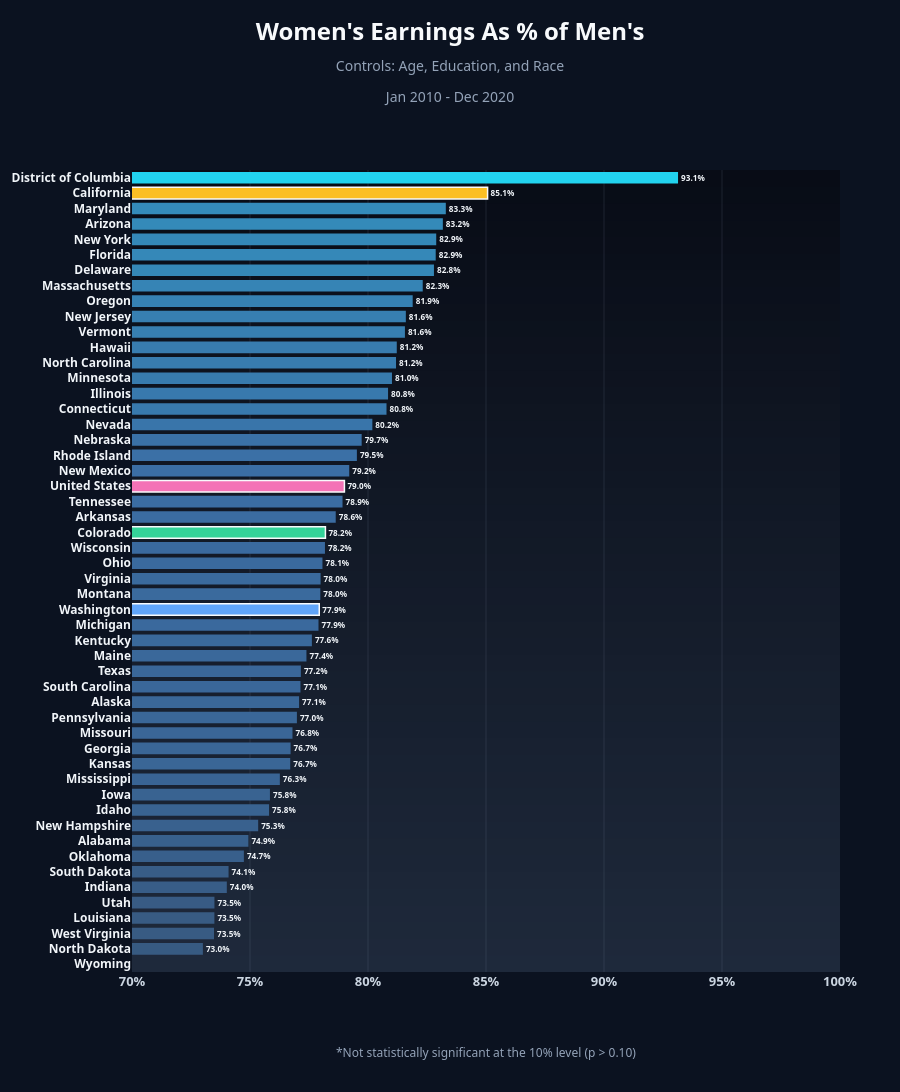

The notebook cell this image was saved under:
### Code cell
fig = plot_state_bars(ranking_no_ind, 'Pre_EPEWA_Gap', 'female_pval', "Women's Earnings As % of Men's",
                      "Age, Education, and Race", PRE_PERIOD, [0.7, 1], save_as="states_pre_gap_no_industry")

### Figure 1 — Plotly figure (JSON) as saved in the notebook; plotly's stock layout.template omitted (floating-point values rounded to 4 significant figures)
{"data": [{"cliponaxis": false, "hovertemplate": "%{y}: %{text}<extra></extra>", "marker": {"color": ["rgb(51, 65, 85)", "rgb(55, 90, 129)", "rgb(56, 91, 131)", "rgb(56, 91, 131)", "rgb(56, 91, 132)", "rgb(56, 93, 135)", "rgb(56, 93, 135)", "rgb(56, 95, 139)", "rgb(56, 96, 140)", "rgb(57, 97, 142)", "rgb(57, 99, 145)", "rgb(57, 99, 145)", "rgb(57, 100, 148)", "rgb(58, 102, 150)", "rgb(58, 102, 150)", "rgb(58, 102, 151)", "rgb(58, 103, 152)", "rgb(58, 103, 152)", "rgb(58, 103, 153)", "rgb(58, 103, 153)", "rgb(58, 104, 154)", "rgb(58, 105, 155)", "rgb(58, 105, 157)", "#60a5fa", "rgb(58, 106, 157)", "rgb(58, 106, 157)", "rgb(58, 106, 158)", "rgb(58, 106, 159)", "#34d399", "rgb(59, 108, 161)", "rgb(59, 109, 163)", "#f472b6", "rgb(59, 110, 165)", "rgb(59, 112, 166)", "rgb(58, 113, 167)", "rgb(57, 117, 170)", "rgb(56, 121, 173)", "rgb(56, 121, 173)", "rgb(56, 123, 174)", "rgb(56, 124, 175)", "rgb(56, 124, 175)", "rgb(55, 127, 177)", "rgb(55, 127, 177)", "rgb(54, 129, 179)", "rgb(54, 132, 181)", "rgb(53, 136, 183)", "rgb(53, 136, 184)", "rgb(52, 136, 184)", "rgb(52, 138, 185)", "rgb(52, 139, 186)", "#fbbf24", "rgb(34, 211, 238)"], "line": {"color": ["rgba(0,0,0,0)", "rgba(0,0,0,0)", "rgba(0,0,0,0)", "rgba(0,0,0,0)", "rgba(0,0,0,0)", "rgba(0,0,0,0)", "rgba(0,0,0,0)", "rgba(0,0,0,0)", "rgba(0,0,0,0)", "rgba(0,0,0,0)", "rgba(0,0,0,0)", "rgba(0,0,0,0)", "rgba(0,0,0,0)", "rgba(0,0,0,0)", "rgba(0,0,0,0)", "rgba(0,0,0,0)", "rgba(0,0,0,0)", "rgba(0,0,0,0)", "rgba(0,0,0,0)", "rgba(0,0,0,0)", "rgba(0,0,0,0)", "rgba(0,0,0,0)", "rgba(0,0,0,0)", "#f8fafc", "rgba(0,0,0,0)", "rgba(0,0,0,0)", "rgba(0,0,0,0)", "rgba(0,0,0,0)", "#f8fafc", "rgba(0,0,0,0)", "rgba(0,0,0,0)", "#f8fafc", "rgba(0,0,0,0)", "rgba(0,0,0,0)", "rgba(0,0,0,0)", "rgba(0,0,0,0)", "rgba(0,0,0,0)", "rgba(0,0,0,0)", "rgba(0,0,0,0)", "rgba(0,0,0,0)", "rgba(0,0,0,0)", "rgba(0,0,0,0)", "rgba(0,0,0,0)", "rgba(0,0,0,0)", "rgba(0,0,0,0)", "rgba(0,0,0,0)", "rgba(0,0,0,0)", "rgba(0,0,0,0)", "rgba(0,0,0,0)", "rgba(0,0,0,0)", "#f8fafc", "rgba(0,0,0,0)"], "width": 1.5}}, "orientation": "h", "text": ["<b>65.4%</b>", "<b>73.0%</b>", "<b>73.5%</b>", "<b>73.5%</b>", "<b>73.5%</b>", "<b>74.0%</b>", "<b>74.1%</b>", "<b>74.7%</b>", "<b>74.9%</b>", "<b>75.3%</b>", "<b>75.8%</b>", "<b>75.8%</b>", "<b>76.3%</b>", "<b>76.7%</b>", "<b>76.7%</b>", "<b>76.8%</b>", "<b>77.0%</b>", "<b>77.1%</b>", "<b>77.1%</b>", "<b>77.2%</b>", "<b>77.4%</b>", "<b>77.6%</b>", "<b>77.9%</b>", "<b>77.9%</b>", "<b>78.0%</b>", "<b>78.0%</b>", "<b>78.1%</b>", "<b>78.2%</b>", "<b>78.2%</b>", "<b>78.6%</b>", "<b>78.9%</b>", "<b>79.0%</b>", "<b>79.2%</b>", "<b>79.5%</b>", "<b>79.7%</b>", "<b>80.2%</b>", "<b>80.8%</b>", "<b>80.8%</b>", "<b>81.0%</b>", "<b>81.2%</b>", "<b>81.2%</b>", "<b>81.6%</b>", "<b>81.6%</b>", "<b>81.9%</b>", "<b>82.3%</b>", "<b>82.8%</b>", "<b>82.9%</b>", "<b>82.9%</b>", "<b>83.2%</b>", "<b>83.3%</b>", "<b>85.1%</b>", "<b>93.1%</b>"], "textfont": {"color": "#f1f5f9", "size": 12}, "textposition": "outside", "type": "bar", "x": [0.6544, 0.73, 0.7347, 0.7349, 0.7349, 0.7402, 0.7409, 0.7474, 0.7493, 0.7535, 0.7581, 0.7584, 0.7626, 0.767, 0.7672, 0.768, 0.7699, 0.7708, 0.7714, 0.7716, 0.7739, 0.7762, 0.779, 0.7793, 0.7798, 0.7799, 0.7807, 0.7818, 0.782, 0.7863, 0.7892, 0.79, 0.7921, 0.7953, 0.7973, 0.8018, 0.8078, 0.8085, 0.8102, 0.8119, 0.8122, 0.8156, 0.816, 0.8189, 0.8232, 0.8279, 0.8287, 0.8289, 0.8317, 0.833, 0.8507, 0.9314], "y": ["<b>Wyoming</b>", "<b>North Dakota</b>", "<b>West Virginia</b>", "<b>Louisiana</b>", "<b>Utah</b>", "<b>Indiana</b>", "<b>South Dakota</b>", "<b>Oklahoma</b>", "<b>Alabama</b>", "<b>New Hampshire</b>", "<b>Idaho</b>", "<b>Iowa</b>", "<b>Mississippi</b>", "<b>Kansas</b>", "<b>Georgia</b>", "<b>Missouri</b>", "<b>Pennsylvania</b>", "<b>Alaska</b>", "<b>South Carolina</b>", "<b>Texas</b>", "<b>Maine</b>", "<b>Kentucky</b>", "<b>Michigan</b>", "<b>Washington</b>", "<b>Montana</b>", "<b>Virginia</b>", "<b>Ohio</b>", "<b>Wisconsin</b>", "<b>Colorado</b>", "<b>Arkansas</b>", "<b>Tennessee</b>", "<b>United States</b>", "<b>New Mexico</b>", "<b>Rhode Island</b>", "<b>Nebraska</b>", "<b>Nevada</b>", "<b>Connecticut</b>", "<b>Illinois</b>", "<b>Minnesota</b>", "<b>North Carolina</b>", "<b>Hawaii</b>", "<b>Vermont</b>", "<b>New Jersey</b>", "<b>Oregon</b>", "<b>Massachusetts</b>", "<b>Delaware</b>", "<b>Florida</b>", "<b>New York</b>", "<b>Arizona</b>", "<b>Maryland</b>", "<b>California</b>", "<b>District of Columbia</b>"]}], "layout": {"annotations": [{"font": {"color": "#94a3b8", "size": 12}, "showarrow": false, "text": "*Not statistically significant at the 10% level (p > 0.10)", "x": 0.5, "xref": "paper", "y": 0, "yanchor": "top", "yref": "paper", "yshift": -70}], "bargap": 0.25, "font": {"color": "#cbd5e1", "family": "Bahnschrift, 'Segoe UI Variable Display', 'Segoe UI', Helvetica, Arial, sans-serif"}, "height": 1404, "margin": {"b": 120, "l": 20, "r": 60, "t": 170}, "paper_bgcolor": "#0b1220", "plot_bgcolor": "rgba(0,0,0,0)", "shapes": [{"fillcolor": "rgb(8, 12, 22)", "layer": "below", "line": {"width": 0}, "type": "rect", "x0": 0, "x1": 1, "xref": "paper", "y0": 0, "y1": 1, "yref": "paper"}, {"fillcolor": "rgb(8, 13, 23)", "layer": "below", "line": {"width": 0}, "type": "rect", "x0": 0, "x1": 1, "xref": "paper", "y0": 0, "y1": 0.9792, "yref": "paper"}, {"fillcolor": "rgb(9, 13, 24)", "layer": "below", "line": {"width": 0}, "type": "rect", "x0": 0, "x1": 1, "xref": "paper", "y0": 0, "y1": 0.9583, "yref": "paper"}, {"fillcolor": "rgb(9, 14, 24)", "layer": "below", "line": {"width": 0}, "type": "rect", "x0": 0, "x1": 1, "xref": "paper", "y0": 0, "y1": 0.9375, "yref": "paper"}, {"fillcolor": "rgb(10, 14, 25)", "layer": "below", "line": {"width": 0}, "type": "rect", "x0": 0, "x1": 1, "xref": "paper", "y0": 0, "y1": 0.9167, "yref": "paper"}, {"fillcolor": "rgb(10, 15, 26)", "layer": "below", "line": {"width": 0}, "type": "rect", "x0": 0, "x1": 1, "xref": "paper", "y0": 0, "y1": 0.8958, "yref": "paper"}, {"fillcolor": "rgb(11, 16, 27)", "layer": "below", "line": {"width": 0}, "type": "rect", "x0": 0, "x1": 1, "xref": "paper", "y0": 0, "y1": 0.875, "yref": "paper"}, {"fillcolor": "rgb(11, 16, 28)", "layer": "below", "line": {"width": 0}, "type": "rect", "x0": 0, "x1": 1, "xref": "paper", "y0": 0, "y1": 0.8542, "yref": "paper"}, {"fillcolor": "rgb(12, 17, 28)", "layer": "below", "line": {"width": 0}, "type": "rect", "x0": 0, "x1": 1, "xref": "paper", "y0": 0, "y1": 0.8333, "yref": "paper"}, {"fillcolor": "rgb(12, 18, 29)", "layer": "below", "line": {"width": 0}, "type": "rect", "x0": 0, "x1": 1, "xref": "paper", "y0": 0, "y1": 0.8125, "yref": "paper"}, {"fillcolor": "rgb(13, 18, 30)", "layer": "below", "line": {"width": 0}, "type": "rect", "x0": 0, "x1": 1, "xref": "paper", "y0": 0, "y1": 0.7917, "yref": "paper"}, {"fillcolor": "rgb(13, 19, 31)", "layer": "below", "line": {"width": 0}, "type": "rect", "x0": 0, "x1": 1, "xref": "paper", "y0": 0, "y1": 0.7708, "yref": "paper"}, {"fillcolor": "rgb(14, 19, 31)", "layer": "below", "line": {"width": 0}, "type": "rect", "x0": 0, "x1": 1, "xref": "paper", "y0": 0, "y1": 0.75, "yref": "paper"}, {"fillcolor": "rgb(14, 20, 32)", "layer": "below", "line": {"width": 0}, "type": "rect", "x0": 0, "x1": 1, "xref": "paper", "y0": 0, "y1": 0.7292, "yref": "paper"}, {"fillcolor": "rgb(15, 21, 33)", "layer": "below", "line": {"width": 0}, "type": "rect", "x0": 0, "x1": 1, "xref": "paper", "y0": 0, "y1": 0.7083, "yref": "paper"}, {"fillcolor": "rgb(15, 21, 34)", "layer": "below", "line": {"width": 0}, "type": "rect", "x0": 0, "x1": 1, "xref": "paper", "y0": 0, "y1": 0.6875, "yref": "paper"}, {"fillcolor": "rgb(15, 22, 35)", "layer": "below", "line": {"width": 0}, "type": "rect", "x0": 0, "x1": 1, "xref": "paper", "y0": 0, "y1": 0.6667, "yref": "paper"}, {"fillcolor": "rgb(16, 22, 35)", "layer": "below", "line": {"width": 0}, "type": "rect", "x0": 0, "x1": 1, "xref": "paper", "y0": 0, "y1": 0.6458, "yref": "paper"}, {"fillcolor": "rgb(16, 23, 36)", "layer": "below", "line": {"width": 0}, "type": "rect", "x0": 0, "x1": 1, "xref": "paper", "y0": 0, "y1": 0.625, "yref": "paper"}, {"fillcolor": "rgb(17, 24, 37)", "layer": "below", "line": {"width": 0}, "type": "rect", "x0": 0, "x1": 1, "xref": "paper", "y0": 0, "y1": 0.6042, "yref": "paper"}, {"fillcolor": "rgb(17, 24, 38)", "layer": "below", "line": {"width": 0}, "type": "rect", "x0": 0, "x1": 1, "xref": "paper", "y0": 0, "y1": 0.5833, "yref": "paper"}, {"fillcolor": "rgb(18, 25, 39)", "layer": "below", "line": {"width": 0}, "type": "rect", "x0": 0, "x1": 1, "xref": "paper", "y0": 0, "y1": 0.5625, "yref": "paper"}, {"fillcolor": "rgb(18, 26, 39)", "layer": "below", "line": {"width": 0}, "type": "rect", "x0": 0, "x1": 1, "xref": "paper", "y0": 0, "y1": 0.5417, "yref": "paper"}, {"fillcolor": "rgb(19, 26, 40)", "layer": "below", "line": {"width": 0}, "type": "rect", "x0": 0, "x1": 1, "xref": "paper", "y0": 0, "y1": 0.5208, "yref": "paper"}, {"fillcolor": "rgb(19, 27, 41)", "layer": "below", "line": {"width": 0}, "type": "rect", "x0": 0, "x1": 1, "xref": "paper", "y0": 0, "y1": 0.5, "yref": "paper"}, {"fillcolor": "rgb(20, 27, 42)", "layer": "below", "line": {"width": 0}, "type": "rect", "x0": 0, "x1": 1, "xref": "paper", "y0": 0, "y1": 0.4792, "yref": "paper"}, {"fillcolor": "rgb(20, 28, 42)", "layer": "below", "line": {"width": 0}, "type": "rect", "x0": 0, "x1": 1, "xref": "paper", "y0": 0, "y1": 0.4583, "yref": "paper"}, {"fillcolor": "rgb(21, 29, 43)", "layer": "below", "line": {"width": 0}, "type": "rect", "x0": 0, "x1": 1, "xref": "paper", "y0": 0, "y1": 0.4375, "yref": "paper"}, {"fillcolor": "rgb(21, 29, 44)", "layer": "below", "line": {"width": 0}, "type": "rect", "x0": 0, "x1": 1, "xref": "paper", "y0": 0, "y1": 0.4167, "yref": "paper"}, {"fillcolor": "rgb(22, 30, 45)", "layer": "below", "line": {"width": 0}, "type": "rect", "x0": 0, "x1": 1, "xref": "paper", "y0": 0, "y1": 0.3958, "yref": "paper"}, {"fillcolor": "rgb(22, 31, 46)", "layer": "below", "line": {"width": 0}, "type": "rect", "x0": 0, "x1": 1, "xref": "paper", "y0": 0, "y1": 0.375, "yref": "paper"}, {"fillcolor": "rgb(23, 31, 46)", "layer": "below", "line": {"width": 0}, "type": "rect", "x0": 0, "x1": 1, "xref": "paper", "y0": 0, "y1": 0.3542, "yref": "paper"}, {"fillcolor": "rgb(23, 32, 47)", "layer": "below", "line": {"width": 0}, "type": "rect", "x0": 0, "x1": 1, "xref": "paper", "y0": 0, "y1": 0.3333, "yref": "paper"}, {"fillcolor": "rgb(23, 32, 48)", "layer": "below", "line": {"width": 0}, "type": "rect", "x0": 0, "x1": 1, "xref": "paper", "y0": 0, "y1": 0.3125, "yref": "paper"}, {"fillcolor": "rgb(24, 33, 49)", "layer": "below", "line": {"width": 0}, "type": "rect", "x0": 0, "x1": 1, "xref": "paper", "y0": 0, "y1": 0.2917, "yref": "paper"}, {"fillcolor": "rgb(24, 34, 50)", "layer": "below", "line": {"width": 0}, "type": "rect", "x0": 0, "x1": 1, "xref": "paper", "y0": 0, "y1": 0.2708, "yref": "paper"}, {"fillcolor": "rgb(25, 34, 50)", "layer": "below", "line": {"width": 0}, "type": "rect", "x0": 0, "x1": 1, "xref": "paper", "y0": 0, "y1": 0.25, "yref": "paper"}, {"fillcolor": "rgb(25, 35, 51)", "layer": "below", "line": {"width": 0}, "type": "rect", "x0": 0, "x1": 1, "xref": "paper", "y0": 0, "y1": 0.2292, "yref": "paper"}, {"fillcolor": "rgb(26, 35, 52)", "layer": "below", "line": {"width": 0}, "type": "rect", "x0": 0, "x1": 1, "xref": "paper", "y0": 0, "y1": 0.2083, "yref": "paper"}, {"fillcolor": "rgb(26, 36, 53)", "layer": "below", "line": {"width": 0}, "type": "rect", "x0": 0, "x1": 1, "xref": "paper", "y0": 0, "y1": 0.1875, "yref": "paper"}, {"fillcolor": "rgb(27, 37, 53)", "layer": "below", "line": {"width": 0}, "type": "rect", "x0": 0, "x1": 1, "xref": "paper", "y0": 0, "y1": 0.1667, "yref": "paper"}, {"fillcolor": "rgb(27, 37, 54)", "layer": "below", "line": {"width": 0}, "type": "rect", "x0": 0, "x1": 1, "xref": "paper", "y0": 0, "y1": 0.1458, "yref": "paper"}, {"fillcolor": "rgb(28, 38, 55)", "layer": "below", "line": {"width": 0}, "type": "rect", "x0": 0, "x1": 1, "xref": "paper", "y0": 0, "y1": 0.125, "yref": "paper"}, {"fillcolor": "rgb(28, 39, 56)", "layer": "below", "line": {"width": 0}, "type": "rect", "x0": 0, "x1": 1, "xref": "paper", "y0": 0, "y1": 0.1042, "yref": "paper"}, {"fillcolor": "rgb(29, 39, 57)", "layer": "below", "line": {"width": 0}, "type": "rect", "x0": 0, "x1": 1, "xref": "paper", "y0": 0, "y1": 0.08333, "yref": "paper"}, {"fillcolor": "rgb(29, 40, 57)", "layer": "below", "line": {"width": 0}, "type": "rect", "x0": 0, "x1": 1, "xref": "paper", "y0": 0, "y1": 0.0625, "yref": "paper"}, {"fillcolor": "rgb(30, 40, 58)", "layer": "below", "line": {"width": 0}, "type": "rect", "x0": 0, "x1": 1, "xref": "paper", "y0": 0, "y1": 0.04167, "yref": "paper"}, {"fillcolor": "rgb(30, 41, 59)", "layer": "below", "line": {"width": 0}, "type": "rect", "x0": 0, "x1": 1, "xref": "paper", "y0": 0, "y1": 0.02083, "yref": "paper"}], "title": {"font": {"color": "#f8fafc", "size": 24}, "pad": {"t": 40}, "text": "<b>Women's Earnings As % of Men's</b><br><span style='font-size:14px;color:#94a3b8'>Controls: Age, Education, and Race<br>Jan 2010 - Dec 2020</span>", "x": 0.5, "xanchor": "center", "y": 1, "yanchor": "top"}, "xaxis": {"dtick": 0.05, "gridcolor": "rgba(148,163,184,0.15)", "range": [0.7, 1], "showgrid": true, "showline": false, "tickangle": 0, "tickfont": {"color": "#cbd5e1", "size": 13, "weight": "bold"}, "tickformat": ".0%", "zeroline": true, "zerolinecolor": "rgba(148,163,184,0.45)"}, "yaxis": {"automargin": true, "dtick": 1, "showgrid": false, "showline": false, "tickfont": {"color": "#f1f5f9", "size": 12}, "type": "category"}}}
